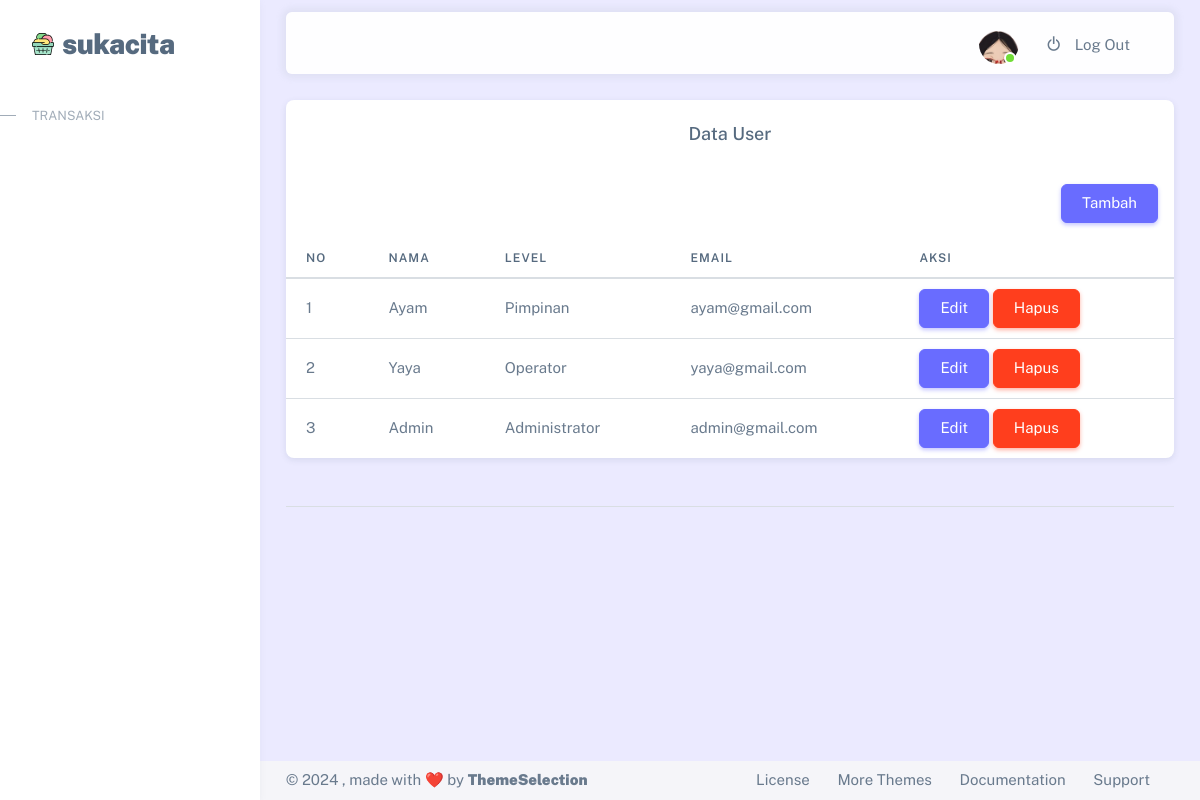
Screenshot of /admin/user.php with the database file from the repository.
### tables this page shows
CREATE TABLE `user` (
  `id` int(11) NOT NULL,
  `id_level` int(11) NOT NULL,
  `name` varchar(50) NOT NULL,
  `email` varchar(50) NOT NULL,
  `username` varchar(50) NOT NULL,
  `password` varchar(100) NOT NULL,
  `created_at` timestamp NOT NULL DEFAULT current_timestamp(),
  `updated_at` timestamp NOT NULL DEFAULT current_timestamp() ON UPDATE current_timestamp()
);

CREATE TABLE `level` (
  `id` int(11) NOT NULL,
  `nama_level` varchar(50) NOT NULL,
  `created_at` timestamp NOT NULL DEFAULT current_timestamp(),
  `updated_at` timestamp NOT NULL DEFAULT current_timestamp() ON UPDATE current_timestamp()
);

### admin/user.php (the view, shortened to what this page needs)
<?php
include '../koneksi.php';
$user = mysqli_query($koneksi, "SELECT level.nama_level, user.* FROM user LEFT JOIN level ON level.id = user.id_level ORDER BY user.id DESC");
?>
<!DOCTYPE html>
<html
  lang="en"
  class="light-style layout-menu-fixed"
  dir="ltr"
  data-theme="theme-default"
  data-assets-path="../assets/"
  data-template="vertical-menu-template-free">
<head>
  <?php include '../inc/header.php'; ?>
</head>
<body>
  <div class="layout-wrapper layout-content-navbar">
    <div class="layout-container">
      <?php include '../inc/sidebar.php' ?>
      <div class="layout-page">
        <?php include '../inc/navbar.php' ?>
        <div class="content-wrapper">
          <div class="container-xxl flex-grow-1 container-p-y">
            <div class="card">
              <h5 class="card-header text-center">Data User</h5>
              <div class="table-responsive text-nowrap">
                <div align="right" class="m-3"><a href="tambah-user.php" class="btn btn-primary">Tambah</a></div>
                <table class="table table-hover">
                  <thead>
                    <tr>
                      <th>No</th>
                      <th>Nama</th>
                      <th>Level</th>
                      <th>Email</th>
                      <th>Aksi</th>
                    </tr>
                  </thead>
                  <tbody class="table-border-bottom-0">
                    <?php $no = 1;
                    while ($rowUser = mysqli_fetch_assoc($user)): ?>
                      <tr>
                        <td><?php echo $no++; ?></td>
                        <td><?php echo $rowUser['name'] ?></td>
                        <td><?php echo $rowUser['nama_level'] ?></td>
                        <td><?php echo $rowUser['email'] ?></td>
                        <td><a href="tambah-user.php?edit=<?php echo $rowUser['id'] ?>" class="btn btn-primary">Edit</a> <a onclick="return confirm('Hapus Data User?')" href="user.php?delete=<?php echo $rowUser['id'] ?>" class="btn btn-danger">Hapus</a></td>
                      </tr>
                    <?php endwhile ?>
                  </tbody>
                </table>
              </div>
            </div>
            <hr class="my-5" />
          </div>
          <?php include '../inc/footer.php' ?>
</body>
</html>

### rows the page displays
user: name "Ayam", id_level.nama_level "Pimpinan", email "ayam@gmail.com"
user: name "Yaya", id_level.nama_level "Operator", email "yaya@gmail.com"
user: name "Admin", id_level.nama_level "Administrator", email "admin@gmail.com"
